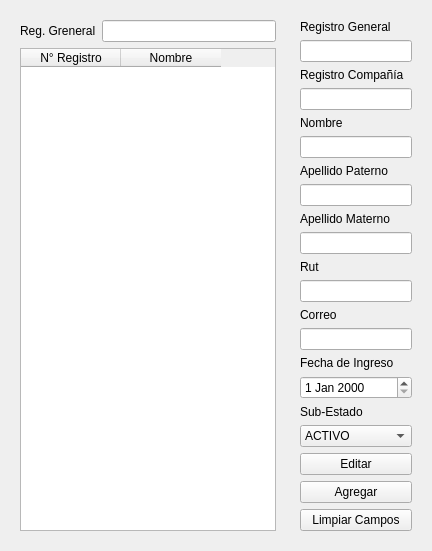
      <widget class="QWidget" name="pageVols">
       <layout class="QHBoxLayout" name="horizontalLayout_21">
        <item>
         <widget class="QWidget" name="widget" native="true">
          <layout class="QVBoxLayout" name="verticalLayout_13">
           <item>
            <layout class="QHBoxLayout" name="horizontalLayout_16">
             <item>
              <widget class="QLabel" name="label_13">
               <property name="text">
                <string>Reg. Greneral</string>
               </property>
              </widget>
             </item>
             <item>
              <widget class="QLineEdit" name="fldSrcAdminVols"/>
             </item>
            </layout>
           </item>
           <item>
            <widget class="QTableWidget" name="tblAdminVols">
             <property name="editTriggers">
              <set>QAbstractItemView::NoEditTriggers</set>
             </property>
             <property name="selectionMode">
              <enum>QAbstractItemView::SingleSelection</enum>
             </property>
             <property name="selectionBehavior">
              <enum>QAbstractItemView::SelectRows</enum>
             </property>
             <column>
              <property name="text">
               <string>N° Registro</string>
              </property>
             </column>
             <column>
              <property name="text">
               <string>Nombre</string>
              </property>
             </column>
            </widget>
           </item>
          </layout>
         </widget>
        </item>
        <item>
         <widget class="QWidget" name="widget_2" native="true">
          <property name="maximumSize">
           <size>
            <width>300</width>
            <height>16777215</height>
           </size>
          </property>
          <layout class="QVBoxLayout" name="verticalLayout_14">
           <item>
            <widget class="QLabel" name="label_20">
             <property name="text">
              <string>Registro General</string>
             </property>
            </widget>
           </item>
           <item>
            <widget class="QLineEdit" name="fldRegGral"/>
           </item>
           <item>
            <widget class="QLabel" name="label_21">
             <property name="text">
              <string>Registro Compañía</string>
             </property>
            </widget>
           </item>
           <item>
            <widget class="QLineEdit" name="fldRegCia"/>
           </item>
           <item>
            <widget class="QLabel" name="label_23">
             <property name="text">
              <string>Nombre</string>
             </property>
            </widget>
           </item>
           <item>
            <widget class="QLineEdit" name="fldNombre"/>
           </item>
           <item>
            <widget class="QLabel" name="label_24">
             <property name="text">
              <string>Apellido Paterno</string>
             </property>
            </widget>
           </item>
           <item>
            <widget class="QLineEdit" name="fldApellidoP"/>
           </item>
           <item>
            <widget class="QLabel" name="label_25">
             <property name="text">
              <string>Apellido Materno</string>
             </property>
            </widget>
           </item>
           <item>
            <widget class="QLineEdit" name="fldApellidoM"/>
           </item>
           <item>
            <widget class="QLabel" name="label_26">
             <property name="text">
              <string>Rut</string>
             </property>
            </widget>
           </item>
           <item>
            <widget class="QLineEdit" name="fldRut"/>
           </item>
           <item>
            <widget class="QLabel" name="label_27">
             <property name="text">
              <string>Correo</string>
             </property>
            </widget>
           </item>
           <item>
            <widget class="QLineEdit" name="fldeMail"/>
           </item>
           <item>
            <widget class="QLabel" name="label_22">
             <property name="text">
              <string>Fecha de Ingreso</string>
             </property>
            </widget>
           </item>
           <item>
            <widget class="QDateEdit" name="fldFechaIn"/>
           </item>
           <item>
            <widget class="QLabel" name="label_28">
             <property name="text">
              <string>Sub-Estado</string>
             </property>
            </widget>
           </item>
           <item>
            <widget class="QComboBox" name="cbSubEstado">
             <item>
              <property name="text">
               <string>ACTIVO</string>
              </property>
             </item>
             <item>
              <property name="text">
               <string>SUSPENDIDO</string>
              </property>
             </item>
             <item>
              <property name="text">
               <string>RENUNCIADO</string>
              </property>
             </item>
             <item>
              <property name="text">
               <string>SEPARADO</string>
              </property>
             </item>
             <item>
              <property name="text">
               <string>EXPULSADO</string>
              </property>
             </item>
            </widget>
           </item>
           <item>
            <widget class="QPushButton" name="btnEditVol">
             <property name="text">
              <string>Editar</string>
             </property>
            </widget>
           </item>
           <item>
            <widget class="QPushButton" name="btnAddVol_3">
             <property name="text">
              <string>Agregar</string>
             </property>
            </widget>
           </item>
           <item>
            <widget class="QPushButton" name="btn_clflds">
             <property name="text">
              <string>Limpiar Campos</string>
             </property>
            </widget>
           </item>
          </layout>
         </widget>
        </item>
       </layout>
      </widget>
